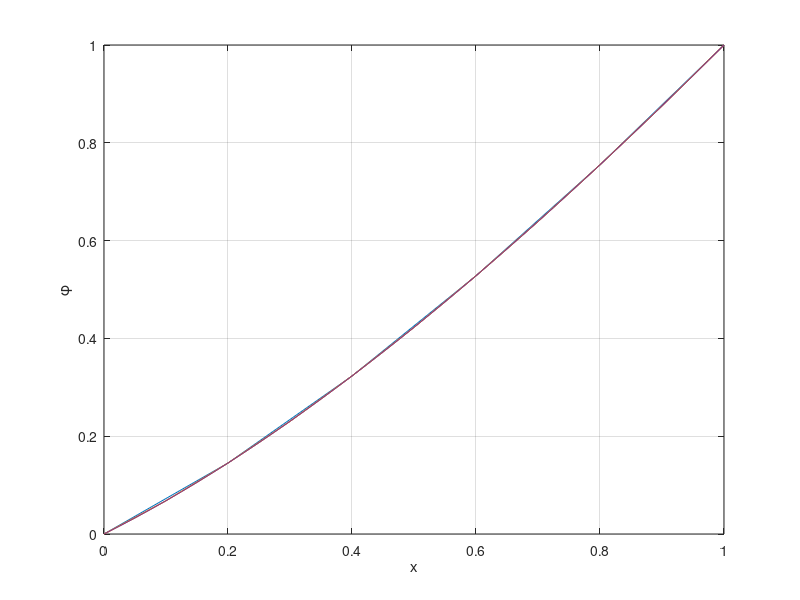

Write the MATLAB code that produced this figure. (Note: this script raises an error after producing the figure.)
clc
clear all 
close all
%% #1
for a_N=[6 11 21 41]
x=linspace(0,1,a_N);
phi=exp(-x)+(2-exp(-1))*x-1;
figure (1)
plot(x,phi)
hold on
xlabel('x')
ylabel('{\phi}')
grid on
%legend('N=6','N=11','N=21','N=41')
end
hold off
%legend('N=6','N=11','N=21','N=41')

%% 2 use sample code on page 113

%N=[6 11 21 41];
%N=21;
for N=[6 11 21 41]
%N=21;
x_n=linspace(0,1,N);
l=1;
del_x=l/(N-1);
S_phi=exp(-x_n);
S_phi(1,1)=0;
S_phi(1,N)=1;
a_coeff=1./del_x.^2;
d_coeff=-2./del_x.^2;
c_coeff=1./del_x.^2;
% making the tridiagonal matrix 
% coeff_matrix=diag(a_coeff*ones(1,N-1),-1)+diag(d_coeff*ones(1,N))+diag(c_coeff*ones(1,N-1),1);
% coeff_matrix(1,1)=1;
% coeff_matrix(1,2:N)=0;
% coeff_matrix(N,N)=1;
% coeff_matrix(N,N-1)=0;
% vectors of diagonal
a=a_coeff*ones(1,N-1);
a(1,end)=0;
d=d_coeff*ones(1,N);
d(1,1)=1;
d(1,end)=1;
c=c_coeff(ones(1,N-1));
c(1,1)=0;

% for i=2:N
% xmult=a(i-1)/d(i-1);
% d(i)=d(i)-xmult*c(i-1);
% S_phi(i)=S_phi(i)-xmult*S_phi(i-1);
% end
% 
% phi_new=zeros(1,N);
% phi_new(1,end)=S_phi(1,end)/d(1,end);
% 
% for i=N-1:-1:1
% phi_new(i)=(S_phi(i)-c(i)*phi_new(i+1))/d(i);
% end
% phi=exp(-x_n)+(2-exp(-1))*x_n-1;
% error
%phi_new=zeros(1,N);
phi_new=TriDiagS(a,c,N,d,S_phi);
phi=exp(-x_n)+(2-exp(-1))*x_n-1;
E=((phi(2:N-1)-phi_new(2:N-1))./phi(2:N-1))*100;
figure (2)
hold on
plot(x_n(2:N-1),E)
xlabel('x')
ylabel('Error(%)')
grid on

end
hold off
legend('N=6','N=11','N=21','N=41')